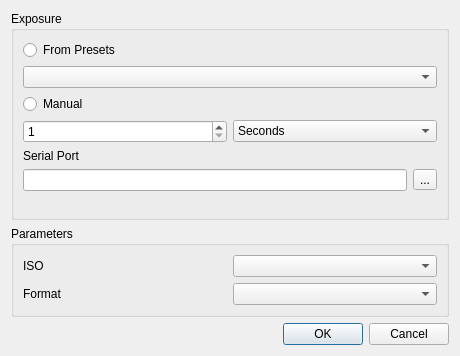
<?xml version="1.0" encoding="UTF-8"?>
<ui version="4.0">
 <class>ImageSettingsDialog</class>
 <widget class="QDialog" name="ImageSettingsDialog">
  <property name="geometry">
   <rect>
    <x>0</x>
    <y>0</y>
    <width>460</width>
    <height>356</height>
   </rect>
  </property>
  <property name="windowTitle">
   <string>Dialog</string>
  </property>
  <layout class="QVBoxLayout" name="verticalLayout">
   <item>
    <widget class="QGroupBox" name="groupBox">
     <property name="title">
      <string>Exposure</string>
     </property>
     <layout class="QVBoxLayout" name="verticalLayout_2">
      <item>
       <widget class="QRadioButton" name="presetExposure">
        <property name="text">
         <string>From Presets</string>
        </property>
       </widget>
      </item>
      <item>
       <widget class="QComboBox" name="shutterSpeedPresets"/>
      </item>
      <item>
       <widget class="QRadioButton" name="manualExposure">
        <property name="text">
         <string>Manual</string>
        </property>
       </widget>
      </item>
      <item>
       <layout class="QHBoxLayout" name="horizontalLayout_2">
        <item>
         <widget class="QSpinBox" name="shutterSpeedManual">
          <property name="minimum">
           <number>1</number>
          </property>
          <property name="maximum">
           <number>1024</number>
          </property>
         </widget>
        </item>
        <item>
         <widget class="QComboBox" name="shutterSpeedManualUnit">
          <item>
           <property name="text">
            <string>Seconds</string>
           </property>
          </item>
          <item>
           <property name="text">
            <string>Minutes</string>
           </property>
          </item>
         </widget>
        </item>
       </layout>
      </item>
      <item>
       <widget class="QLabel" name="label_3">
        <property name="text">
         <string>Serial Port</string>
        </property>
       </widget>
      </item>
      <item>
       <layout class="QHBoxLayout" name="horizontalLayout">
        <item>
         <widget class="QLineEdit" name="lineEdit"/>
        </item>
        <item>
         <widget class="QToolButton" name="toolButton">
          <property name="text">
           <string>...</string>
          </property>
         </widget>
        </item>
       </layout>
      </item>
      <item>
       <spacer name="verticalSpacer">
        <property name="orientation">
         <enum>Qt::Vertical</enum>
        </property>
        <property name="sizeHint" stdset="0">
         <size>
          <width>20</width>
          <height>40</height>
         </size>
        </property>
       </spacer>
      </item>
     </layout>
    </widget>
   </item>
   <item>
    <widget class="QGroupBox" name="groupBox_2">
     <property name="title">
      <string>Parameters</string>
     </property>
     <layout class="QGridLayout" name="gridLayout">
      <item row="0" column="0">
       <widget class="QLabel" name="label">
        <property name="text">
         <string>ISO</string>
        </property>
       </widget>
      </item>
      <item row="0" column="1">
       <widget class="QComboBox" name="iso"/>
      </item>
      <item row="1" column="1">
       <widget class="QComboBox" name="imageFormat"/>
      </item>
      <item row="1" column="0">
       <widget class="QLabel" name="label_2">
        <property name="text">
         <string>Format</string>
        </property>
       </widget>
      </item>
     </layout>
    </widget>
   </item>
   <item>
    <widget class="QDialogButtonBox" name="buttonBox">
     <property name="orientation">
      <enum>Qt::Horizontal</enum>
     </property>
     <property name="standardButtons">
      <set>QDialogButtonBox::Cancel|QDialogButtonBox::Ok</set>
     </property>
    </widget>
   </item>
  </layout>
 </widget>
 <resources/>
 <connections>
  <connection>
   <sender>buttonBox</sender>
   <signal>accepted()</signal>
   <receiver>ImageSettingsDialog</receiver>
   <slot>accept()</slot>
   <hints>
    <hint type="sourcelabel">
     <x>248</x>
     <y>254</y>
    </hint>
    <hint type="destinationlabel">
     <x>157</x>
     <y>274</y>
    </hint>
   </hints>
  </connection>
  <connection>
   <sender>buttonBox</sender>
   <signal>rejected()</signal>
   <receiver>ImageSettingsDialog</receiver>
   <slot>reject()</slot>
   <hints>
    <hint type="sourcelabel">
     <x>316</x>
     <y>260</y>
    </hint>
    <hint type="destinationlabel">
     <x>286</x>
     <y>274</y>
    </hint>
   </hints>
  </connection>
 </connections>
</ui>
